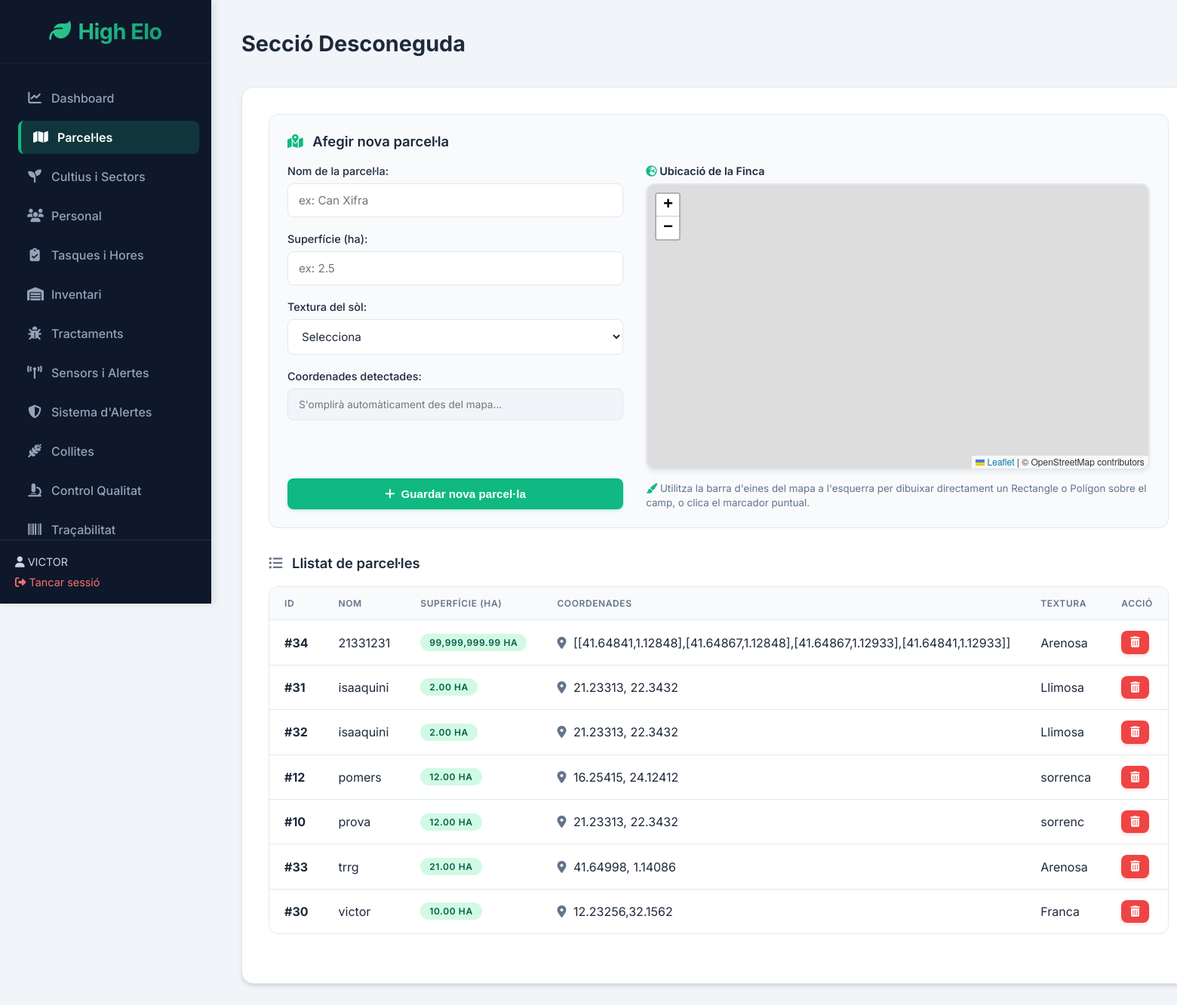
Screenshot of /index.php?p=parceles (signed in) with the database file from the repository.
### modules/parcela.php (the view, shortened to what this page needs)
<div class="section">
    <div class="form-section">
        <h3><i class="fa-solid fa-map-location-dot" style="color:var(--primary); margin-right:8px;"></i> Afegir nova parcel·la</h3>
        <form method="post">
            <div style="display:flex; flex-wrap:wrap; gap:30px; margin-top:20px;">
                <div style="flex:1; min-width:300px; display:flex; flex-direction:column; gap:20px;">
                    <div class="form-group">
                        <label>Nom de la parcel·la:</label>
                        <input type="text" name="nom" required placeholder="ex: Can Xifra">
                    </div>
                    <div class="form-group">
                        <label>Superfície (ha):</label>
                        <input type="number" name="superficie" step="0.01" min="0" required placeholder="ex: 2.5">
                    </div>
                    <div class="form-group">
                        <label>Textura del sòl:</label>
                        <select name="textura">
                            <option value="">Selecciona</option>
                        </select>
                    </div>
                    <div class="form-group">
                        <label>Coordenades detectades:</label>
                        <input type="text" name="coordenades" id="coordInput" placeholder="S'omplirà automàticament des del mapa..." readonly style="background:#f1f5f9; color:var(--text-muted); font-size:0.85rem;">
                    </div>
                    <div style="margin-top:auto; padding-top:10px;">
                        <button type="submit" class="btn" style="width:100%; justify-content:center;"><i class="fa-solid fa-plus"></i> Guardar nova parcel·la</button>
                    </div>
                </div>
                <div style="flex:1.5; min-width:350px;">
                    <label style="display:block; margin-bottom:8px; font-weight:600;"><i class="fa-solid fa-earth-europe" style="color:var(--primary);"></i> Ubicació de la Finca</label>
                    <link rel="stylesheet" href="https://unpkg.com/leaflet@1.9.4/dist/leaflet.css" />
                    <link rel="stylesheet" href="https://cdnjs.cloudflare.com/ajax/libs/leaflet.draw/1.0.4/leaflet.draw.css"/>
                    <div id="mapParcela" style="height: 380px; width: 100%; border-radius: 12px; border: 2px solid var(--border-color); box-shadow:0 4px 6px rgba(0,0,0,0.05); margin-bottom: 10px; z-index: 1;"></div>
                    <small style="color:var(--text-muted); display:inline-block; margin-top:5px; line-height:1.4;"><i class="fa-solid fa-paintbrush" style="color:var(--primary);"></i> Utilitza la barra d'eines del mapa a l'esquerra per dibuixar directament un Rectangle o Polígon sobre el camp, o clica el marcador puntual.</small>
                </div>
            </div>
        </form>
    </div>
    <h3><i class="fa-solid fa-list-ul" style="margin-right:8px; color:var(--text-muted);"></i> Llistat de parcel·les</h3>
    <?php
    $parceles = $conn->query("SELECT id_parcela, nom, superficie, coordenades, textura FROM Parcel·la ORDER BY nom");
    if ($parceles->num_rows > 0):
    ?>
        <div class="table-container">
            <table>
                <tr>
                    <th>ID</th>
                    <th>Nom</th>
                    <th>Superfície (ha)</th>
                    <th>Coordenades</th>
                    <th>Textura</th>
                    <th>Acció</th>
                </tr>
                <?php while ($pr = $parceles->fetch_assoc()): ?>
                    <tr>
                        <td><strong>#<?= $pr['id_parcela'] ?></strong></td>
                        <td><?= htmlspecialchars($pr['nom']) ?></td>
                        <td><span class="badge badge-success"><?= number_format($pr['superficie'], 2) ?> ha</span></td>
                        <td><i class="fa-solid fa-location-dot" style="color:var(--text-muted); margin-right:5px;"></i> <?= htmlspecialchars($pr['coordenades'] ?? '-') ?></td>
                        <td><?= htmlspecialchars($pr['textura'] ?? '-') ?></td>
                        <td>
                            <a href="?p=parceles&eliminar_parcela=1&id=<?= $pr['id_parcela'] ?>"
                               class="btn btn-red btn-icon" onclick="return confirm('Segur que vols eliminaraquesta parcel·la?');" title="Eliminar">
                                <i class="fa-solid fa-trash-can"></i>
                            </a>
                        </td>
                    </tr>
                <?php endwhile; ?>
            </table>
        </div>
    <?php else: ?>
        <p style="color:var(--text-muted);"><i class="fa-solid fa-folder-open"></i> Encara no hi ha parcel·les registrades.</p>
    <?php endif; ?>
</div>

### assets/css/style.css (style rules this page uses)
:root { --primary: #10b981; --primary-light: #34d399; --primary-dark: #059669; --bg-body: #f1f5f9; --bg-sidebar: #0f172a; --text-sidebar: #94a3b8; --text-sidebar-hover: #ffffff; --card-bg: #ffffff; --text-main: #1e293b; --text-muted: #64748b; --border-color: #e2e8f0; --danger: #ef4444; --danger-dark: #dc2626; --warning: #f59e0b; --info: #3b82f6; --shadow-sm: 0 1px 2px 0 rgba(0, 0, 0, 0.05); --shadow-md: 0 4px 6px -1px rgba(0, 0, 0, 0.1), 0 2px 4px -1px rgba(0, 0, 0, 0.06); --shadow-lg: 0 10px 15px -3px rgba(0, 0, 0, 0.1), 0 4px 6px -2px rgba(0, 0, 0, 0.05); --radius-md: 0.5rem; --radius-lg: 0.75rem; --radius-xl: 1rem; }
* { box-sizing: border-box; }
body { font-family: 'Inter', sans-serif; background: var(--bg-body); color: var(--text-main); margin: 0; padding: 0; display: flex; min-height: 100vh; }
.section { background: var(--card-bg); border-radius: var(--radius-xl); box-shadow: var(--shadow-md); padding: 35px; margin-bottom: 30px; border: 1px solid var(--border-color); }
.section h3 { font-size: 1.15rem; color: var(--text-main); margin-top: 0; margin-bottom: 20px; font-weight: 600; }
.form-section { background: #f8fafc; padding: 24px; border-radius: var(--radius-lg); margin-bottom: 35px; border: 1px solid var(--border-color); }
.form-group { display: flex; flex-direction: column; gap: 8px; }
label { font-weight: 500; font-size: 0.9rem; color: var(--text-main); }
input, select, textarea { width: 100%; padding: 12px 14px; border: 1px solid var(--border-color); border-radius: var(--radius-md); font-family: inherit; font-size: 0.95rem; background: white; transition: all 0.2s; outline: none; color: var(--text-main); }
.btn { background: var(--primary); color: white; border: none; padding: 12px 24px; border-radius: var(--radius-md); cursor: pointer; font-weight: 600; font-size: 0.95rem; transition: all 0.2s; box-shadow: 0 2px 4px rgba(16, 185, 129, 0.2); display: inline-flex; align-items: center; justify-content: center; gap: 8px; text-decoration: none; }
.btn-red { background: var(--danger); box-shadow: 0 2px 4px rgba(239, 68, 68, 0.2); }
.table-container { overflow-x: auto; border-radius: var(--radius-lg); border: 1px solid var(--border-color); background: white; margin-bottom: 30px; }
table { width: 100%; border-collapse: collapse; white-space: nowrap; }
table th, table td { padding: 14px 20px; text-align: left; border-bottom: 1px solid var(--border-color); vertical-align: middle; }
table th { background: #f8fafc; color: var(--text-muted); font-weight: 600; text-transform: uppercase; font-size: 0.75rem; letter-spacing: 0.05em; }
table tr:last-child td { border-bottom: none; }
table tbody tr { transition: background 0.2s; }
.badge { display: inline-flex; align-items: center; padding: 4px 12px; border-radius: 9999px; font-size: 0.75rem; font-weight: 600; text-transform: uppercase; letter-spacing: 0.05em; }
.badge-success { background: #d1fae5; color: #065f46; }
.btn-icon { padding: 8px 12px; font-size: 0.9rem; }

### rows the page displays
parcel·la: id_parcela "34", nom "21331231", superficie "99,999,999.99", coordenades "[[41.64841,1.12848],[41.64867,1.12848],[41.64867,1.12933],[41.64841,1.12933]]", textura "Arenosa"
parcel·la: id_parcela "31", nom "isaaquini", superficie "2.00", coordenades "21.23313, 22.3432", textura "Llimosa"
parcel·la: id_parcela "32", nom "isaaquini", superficie "2.00", coordenades "21.23313, 22.3432", textura "Llimosa"
parcel·la: id_parcela "12", nom "pomers", superficie "12.00", coordenades "16.25415, 24.12412", textura "sorrenca"
parcel·la: id_parcela "10", nom "prova", superficie "12.00", coordenades "21.23313, 22.3432", textura "sorrenc"
parcel·la: id_parcela "33", nom "trrg", superficie "21.00", coordenades "41.64998, 1.14086", textura "Arenosa"
parcel·la: id_parcela "30", nom "victor", superficie "10.00", coordenades "12.23256,32.1562", textura "Franca"

### other values shown
$_SESSION['usuari_nom'] "VICTOR"
$titols[$p] "Secció Desconeguda"
